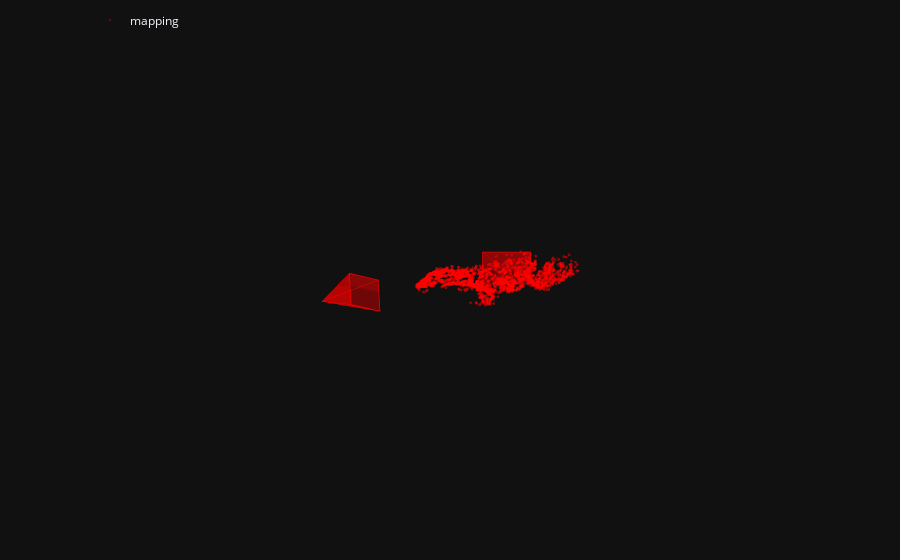

Notebook cell for this chart:
### Code cell
fig = viz_3d.init_figure()
viz_3d.plot_reconstruction(fig, model, color='rgba(255,0,0,0.5)', name="mapping")
fig.show()

### Figure 1 — Plotly figure (JSON) as saved in the notebook; plotly's stock layout.template omitted (floating-point values rounded to 4 significant figures; data arrays with more than 128 entries replaced by an {"elided": "..."} marker saying what was removed)
{"data": [{"legendgroup": "mapping", "marker": {"color": "rgba(255,0,0,0.5)", "line": {"width": 0}, "size": 1}, "mode": "markers", "name": "mapping", "type": "scatter3d", "x": {"elided": "2515 float values"}, "y": {"elided": "2515 float values"}, "z": {"elided": "2515 float values"}}, {"legendgroup": "mapping", "line": {"color": "rgba(255,0,0,0.5)"}, "marker": {"size": 0.0001}, "name": "1", "showlegend": false, "type": "scatter3d", "x": [2.083, 3.547, 3.547, 2.083, 2.083], "y": [-1.141, -1.141, -0.1642, -0.1642, -1.141], "z": [-1.573, -1.573, -1.573, -1.573, -1.573]}, {"color": "rgba(255,0,0,0.5)", "i": [0, 0, 0, 0], "j": [1, 2, 3, 4], "k": [2, 3, 4, 1], "legendgroup": "mapping", "name": "1", "showlegend": false, "type": "mesh3d", "x": [2.815, 2.083, 3.547, 3.547, 2.083, 2.083], "y": [-0.6524, -1.141, -1.141, -0.1642, -0.1642, -1.141], "z": [-4.08, -1.573, -1.573, -1.573, -1.573, -1.573]}, {"legendgroup": "mapping", "line": {"color": "rgba(255,0,0,0.5)", "width": 1}, "mode": "lines", "name": "1", "showlegend": false, "type": "scatter3d", "x": [2.815, 2.083, 3.547, 2.815, 3.547, 3.547, 2.815, 3.547, 2.083, 2.815, 2.083, 2.083], "y": [-0.6524, -1.141, -1.141, -0.6524, -1.141, -0.1642, -0.6524, -0.1642, -0.1642, -0.6524, -0.1642, -1.141], "z": [-4.08, -1.573, -1.573, -4.08, -1.573, -1.573, -4.08, -1.573, -1.573, -4.08, -1.573, -1.573]}, {"legendgroup": "mapping", "line": {"color": "rgba(255,0,0,0.5)"}, "marker": {"size": 0.0001}, "name": "2", "showlegend": false, "type": "scatter3d", "x": [-1.982, -1.1, -1.048, -1.93, -1.982], "y": [-0.1393, 0.01276, 0.9738, 0.8218, -0.1393], "z": [5.535, 4.375, 4.541, 5.701, 5.535]}, {"color": "rgba(255,0,0,0.5)", "i": [0, 0, 0, 0], "j": [1, 2, 3, 4], "k": [2, 3, 4, 1], "legendgroup": "mapping", "name": "2", "showlegend": false, "type": "mesh3d", "x": [-2.815, -1.982, -1.1, -1.048, -1.93, -1.982], "y": [0.6524, -0.1393, 0.01276, 0.9738, 0.8218, -0.1393], "z": [4.08, 5.535, 4.375, 4.541, 5.701, 5.535]}, {"legendgroup": "mapping", "line": {"color": "rgba(255,0,0,0.5)", "width": 1}, "mode": "lines", "name": "2", "showlegend": false, "type": "scatter3d", "x": [-2.815, -1.982, -1.1, -2.815, -1.1, -1.048, -2.815, -1.048, -1.93, -2.815, -1.93, -1.982], "y": [0.6524, -0.1393, 0.01276, 0.6524, 0.01276, 0.9738, 0.6524, 0.9738, 0.8218, 0.6524, 0.8218, -0.1393], "z": [4.08, 5.535, 4.375, 4.08, 4.375, 4.541, 4.08, 4.541, 5.701, 4.08, 5.701, 5.535]}], "layout": {"autosize": true, "legend": {"orientation": "h", "x": 0.1, "xanchor": "left", "y": 0.99, "yanchor": "top"}, "margin": {"b": 0, "l": 0, "pad": 0, "r": 0, "t": 0}, "scene": {"aspectmode": "manual", "aspectratio": {"x": 0.9718, "y": 0.2642, "z": 1.652}, "camera": {"center": {"x": 0, "y": 0, "z": 0}, "eye": {"x": 0, "y": -0.1, "z": -2.0}, "projection": {"type": "orthographic"}, "up": {"x": 0, "y": -0.9988, "z": 0.04994}}, "dragmode": "orbit", "xaxis": {"autorange": true, "showbackground": false, "showgrid": false, "showline": false, "showticklabels": true, "type": "linear", "visible": false}, "yaxis": {"autorange": true, "showbackground": false, "showgrid": false, "showline": false, "showticklabels": true, "type": "linear", "visible": false}, "zaxis": {"autorange": true, "showbackground": false, "showgrid": false, "showline": false, "showticklabels": true, "type": "linear", "visible": false}}}}
